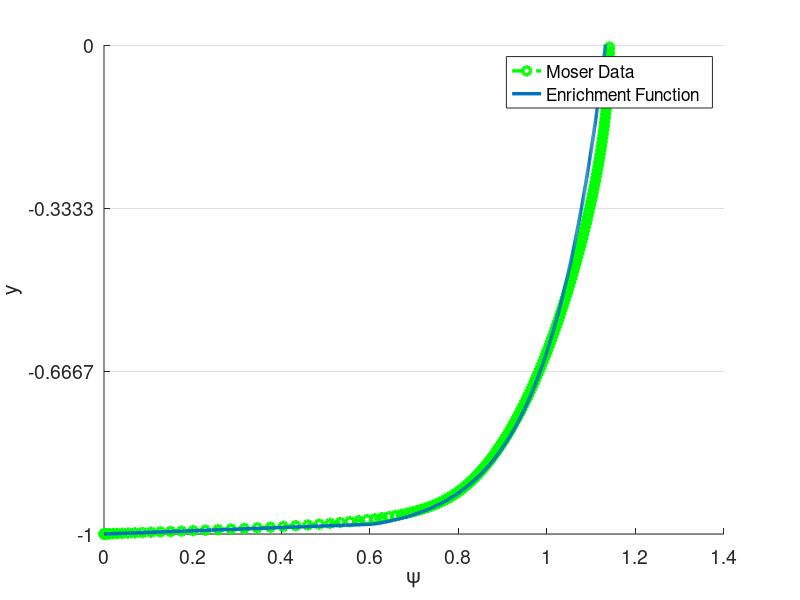
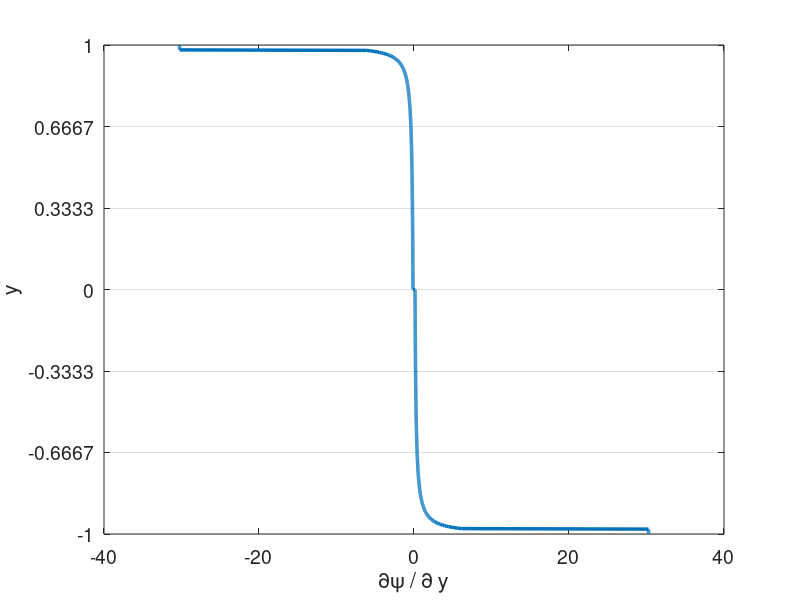

These figures' MATLAB source, in order: (Note: this script raises an error after producing the figures.)
% clc
clear all
close all


set(0,'DefaultAxesFontSize',14)
set(0,'defaultLineLineWidth',2.5)
% set(0,'DefaultFigureWindowStyle','docked')


linestyles = {'k-','b-','r-','g-','c-','m-','k--','b--','r--','g--','c--','m--','k-.','b-.','r-.','g-.','c-.','m-.','k:','b:','r:','g:','c:','m:'};
pointstyles = {'ko','bo','ro','go','co','mo','k^','b^','r^','g^','c^','m^','ks','bs','rs','gs','cs','ms','k*','b*','r*','g*','c*','m*','k+','b+','r+','g+','c+','m+'};
%%

%%%%%%%%%%%%%%%%%%%%%%%%%%%%%%%%%%%%%%%%%%%%%%%%%%%%%%%%%%%%%%%%%%
% Navier-Stokes Solver Demo (2D Channel)
%%%%%%%%%%%%%%%%%%%%%%%%%%%%%%%%%%%%%%%%%%%%%%%%%%%%%%%%%%%%%%%%%%
% pgrads = 3.25e-3 for N=4, E=8, exp mesh
% pgrads = 9.25e-3 for N=4, E=6, uniform
% pgrads = 1.8e-4 for N=4, E=8, uniform, enrich
% Moser info: u_tau = 5.43496e-02, Re_tau = 543
% y/delta y^+, U^+, dUdy, W, P

tic()
format compact;
format short;
mu = 1/10000; %1/395; 1/6874;
rho = 1;
Re = rho/mu; 
pgrad = 1; %3.25e-3; %9.25e-3; %2.5e-4; % 9.25e-3;
force_pgrad = 0;
Re_tau = 550;
% pgrad = (Re_tau*mu).^2*rho;


N=4; % polynomial order  
Ex=1; % Number of elements in x
Ey=6; % Number of elements in y
Tfinal=400; 
CFL=0.01;
en_on = 2;
N_en_y = 1; 
N_over = 40;
delay_en = 0;
en_start_time = 100;
head = '';
fig_header = '';

rans_on = 1;
exp_mesh = 0;

dir_name = [head,'re',num2str(ceil(Re)),'_p',num2str(N),'_e',num2str(Ey),'_exp',num2str(exp_mesh),'_en',num2str(en_on),'_over',num2str(N_over),'_forcing',num2str(force_pgrad)];
soln_dir = dir_name;
plot_soln = 1;
save_soln = 0;
plot_int = 10000;
save_soln_int = 10000;
restart = 0;
rst_step = 300000;

if ~en_on
    N_over = N;
end

%% Enrichment information
en_mag = 3;
psi = {@(x,y) en_mag*(0.5*(1 - y.^2) + 0.*x), @(x,y) 0.*y + 0.*x};
gpsi = {@(x,y) 0.*y + 0.*x, @(x,y) en_mag*(-1.*y + 0.*x), ...
        @(x,y) 0.*y + 0.*x, @(x,y) 0.*y + 0.*x};
hpsi = {@(x,y) 0.*y + 0.*x, @(x,y) en_mag*(-1 - 0.*y + 0.*x), ...
        @(x,y) 0.*y + 0.*x, @(x,y) 0.*y + 0.*x};
    
% psi = {@(x,y) (0.5*(1 - y.^4) + 0.*x), @(x,y) 0.*y + 0.*x};
% gpsi = {@(x,y) 0.*y + 0.*x, @(x,y) (-2.*y.^3 + 0.*x), ...
%         @(x,y) 0.*y + 0.*x, @(x,y) 0.*y + 0.*x};
% hpsi = {@(x,y) 0.*y + 0.*x, @(x,y) (-6.*y.^2 + 0.*x), ...
%         @(x,y) 0.*y + 0.*x, @(x,y) 0.*y + 0.*x};
%    

% en_mag = 1;
% [Ah,Bh,Ch,Dh,z,w]=semhat(N);
% ytest = 1-((1-2/Ey)+(z(2)+1)/2*2/Ey);
% ytest2 = 1-(1-2/Ey);
% mat = [ytest^2,ytest,1; ytest2^2,ytest2,1; 2*ytest,1,0];
% rhs = [en_mag*(0.5*(1-(1-ytest)^2));0;en_mag*(1-ytest)];
% poly = mat\rhs;
% % poly = polyfit([ytest,ytest2],[en_mag*(0.5*(1-(1-ytest)^2)),0],1);
% ypoly = @(y) polyval(poly,y);
% dypoly = @(y) polyval(polyder(poly),y);
% yp = @(y) 1-abs(y);
% scale = @(y) ((yp(y)>=ytest).*ypoly(yp(y)));
% dscale = @(y) ((yp(y)<ytest)*0 + (yp(y)>=ytest).*dypoly(yp(y))).*-sign(y);
% psi = {@(x,y) en_mag*(0.5*(1 - y.^2) + 0.*x).*(yp(y)<=ytest) + scale(y).*(yp(y)<=ytest2).*(yp(y)>ytest) + 0*y, ...
%     @(x,y) 0.*y + 0.*x};
% gpsi = {@(x,y) 0.*y + 0.*x, ...
%         @(x,y) (en_mag*(-1.*y + 0.*x).*(yp(y)<=ytest)) + dscale(y).*(yp(y)<=ytest2).*(yp(y)>ytest), ...
%         @(x,y) 0.*y + 0.*x, @(x,y) 0.*y + 0.*x};
% hpsi = {@(x,y) 0.*y + 0.*x, @(x,y) en_mag*(-1 - 0.*y + 0.*x), ...
%         @(x,y) 0.*y + 0.*x, @(x,y) 0.*y + 0.*x};


      
% Law of the wall
% u_tau = sqrt(0.316./(Re.^0.25)/8);
% Re_tau = u_tau/mu; %Re;
Re_tau = 550;
% u_tau = 1;
nu = 1/Re_tau;
kap = 0.41;
beta = 5.2;
dypdy = Re_tau;
ypb = 11.062299784340414;
yp = @(y) (1-abs(y))*Re_tau;
u_tau = Re_tau*mu;
lotw = @(yp) ((yp <= ypb).*yp + (yp > ypb).*(1./kap.*log(yp+eps)+beta));
psi = {@(x,y) u_tau*((yp(y) <= ypb).*yp(y) + (yp(y) > ypb).*(1./kap.*log(yp(y)+eps)+beta) + 0.*x), @(x,y) 0.*y + 0.*x};
gpsi = {@(x,y) 0.*y + 0.*x,  @(x,y) -1*sign(y).*u_tau.*(((yp(y) <= ypb).*1 + (yp(y) > ypb).*1./(kap*(yp(y)+eps)))*dypdy + 0.*x),...
        @(x,y) 0.*y + 0.*x, @(x,y) 0.*y + 0.*x};
hpsi = {@(x,y) 0.*y + 0.*x,  @(x,y) u_tau*(((yp(y) <= ypb).*0 + (yp(y) > ypb).*-1./(kap*(yp(y)+eps).^2))*dypdy*dypdy + 0.*x),...
        @(x,y) 0.*y + 0.*x, @(x,y) 0.*y + 0.*x};
% %     
% % Re_tau = 550;
% % % u_tau = 1;
% % nu = 1/Re_tau;
% % kap = 0.41;
% % beta = 5.2;
% % dypdy = Re_tau;
% % ypb = 11.062299784340414;
% % yp = @(y) (1-abs(y))*Re_tau;
% % u_tau = Re_tau*mu;
% % lotw = @(yp) ((yp <= ypb).*yp + (yp > ypb).*(1./kap.*log(yp+eps)+beta));
% % psi = {@(x,y) u_tau*((yp(y) <= ypb).*yp(y) + (yp(y) > ypb).*(1./kap.*log(yp(y)+eps)+beta) + 0.*x), @(x,y) 0.*y + 0.*x};
% % gpsi = {@(x,y) 0.*y + 0.*x,  @(x,y) -1*sign(y).*u_tau.*(((yp(y) <= ypb).*1 + (yp(y) > ypb).*1./(kap*(yp(y)+eps)))*dypdy + 0.*x),...
% %         @(x,y) 0.*y + 0.*x, @(x,y) 0.*y + 0.*x};
% % hpsi = {@(x,y) 0.*y + 0.*x,  @(x,y) u_tau*(((yp(y) <= ypb).*0 + (yp(y) > ypb).*-1./(kap*(yp(y)+eps).^2))*dypdy*dypdy + 0.*x),...
% %         @(x,y) 0.*y + 0.*x, @(x,y) 0.*y + 0.*x};
% %     
% % 
% psi_base = @(x,y) u_tau*((yp(y) <= ypb).*yp(y) + (yp(y) > ypb).*(1./kap.*log(yp(y)+eps)+beta)) + 0.*x;
% gpsi_base = @(x,y) -1*sign(y).*u_tau.*(((yp(y) <= ypb).*1 + (yp(y) > ypb).*1./(kap*(yp(y)+eps)))*dypdy + 0.*x);
% [Ah,Bh,Ch,Dh,z,w]=semhat(N);
% ytest = 1-((1-2/Ey)+(z(2)+1)/2*2/Ey);
% ytest2 = 1-(1-2/Ey);
% mat = [ytest^2,ytest,1; ytest2^2,ytest2,1; 2*ytest,1,0];
% rhs = [psi_base(0,1-ytest);0;gpsi_base(0,1-ytest)];
% poly = mat\rhs;
% % poly = polyfit([ytest,ytest2],[en_mag*(0.5*(1-(1-ytest)^2)),0],1);
% ypoly = @(y) polyval(poly,y);
% dypoly = @(y) polyval(polyder(poly),y);
% ywall = @(y) 1-abs(y);
% scale = @(y) ((ywall(y)>=ytest).*ypoly(ywall(y)));
% dscale = @(y) ((ywall(y)<ytest)*0 + (ywall(y)>=ytest).*dypoly(ywall(y))).*-sign(y);
% psi = {@(x,y) psi_base(x,y).*(ywall(y)<=ytest) + scale(y).*(ywall(y)<=ytest2).*(ywall(y)>ytest) + 0*y, ...
%     @(x,y) 0.*y + 0.*x};
% gpsi = {@(x,y) 0.*y + 0.*x, ...
%         @(x,y) gpsi_base(x,y).*(ywall(y)<=ytest) + dscale(y).*(ywall(y)<=ytest2).*(ywall(y)>ytest), ...
%         @(x,y) 0.*y + 0.*x, ...
%         @(x,y) 0.*y + 0.*x};

% 1/7th
% mag = 1;
% yd = @(y) 1-abs(y)+eps;
% psi = {@(x,y) mag*((yd(y)).^(1/7).*(yd(y)>eps*10)+ 0.*x), @(x,y) 0.*y + 0.*x};
% gpsi = {@(x,y) 0.*y + 0.*x,  @(x,y) mag*(-1*sign(y).*1./7.*(yd(y)).^(-6/7).*(yd(y)>eps*10) + 0.*x),...
%         @(x,y) 0.*y + 0.*x, @(x,y) 0.*y + 0.*x};
% hpsi = {@(x,y) 0.*y + 0.*x,  @(x,y) mag*(-6/49*(yd(y)).^(-13/7).*(yd(y)>eps*10) + 0.*x),...
%         @(x,y) 0.*y + 0.*x, @(x,y) 0.*y + 0.*x};

% Reicher Law of the Wall
% Re_tau = 550;
% C=5.17;
% kap=0.41;
% dypdy = Re_tau;
% yp = @(y) (1-abs(y))*Re_tau;
% u_tau = Re_tau*mu;
% psi = {@(x,y) u_tau*(1/kap.*log(1+kap.*yp(y))+(C-1./kap.*log(kap)).*(1-exp(-yp(y)/11)-yp(y)/11.*exp(-yp(y)/3))) + 0.*x,...
%     @(x,y) 0.*y + 0.*x};
% gpsi = {@(x,y) 0.*y + 0.*x, @(x,y) -1*sign(y).*dypdy*u_tau.*(1./(1+kap.*yp(y))+(C-1./kap.*log(kap)).*(1/11*exp(-yp(y)/11)+(yp(y)-3)/33.*exp(-yp(y)/3))) + 0.*x,...
%         @(x,y) 0.*y + 0.*x, @(x,y) 0.*y + 0.*x};
% hpsi = {@(x,y) 0.*y + 0.*x,  @(x,y) dypdy*dypdy*u_tau*(-kap./((1+kap.*yp(y)).^2)+(C-1./kap.*log(kap)).*(-1/121*exp(-yp(y)/11)+(-yp(y)+6)/99.*exp(-yp(y)/3))) + 0.*x,...
%         @(x,y) 0.*y + 0.*x, @(x,y) 0.*y + 0.*x};


%% Initial Conditions
% Turbulent pipe
u_cfl = 3/2;
pert = 0.0;
u_ic = @(x,y) 3/2*(1-y.^2);
v_ic = @(x,y) 0.0*y;

darcy = 0.316./(Re.^0.25);
u_tau = sqrt(darcy/8);
Yp = @(Y) max((1-abs(Y))*u_tau*Re,1e-3)+eps;
sigma = 0.6;
fact = @(Yp) exp((-(log10(Yp)-1).^2)./(2*sigma.^2));
k_ic = @(x,y) 0.0*x + 4.5*u_tau*u_tau*fact(Yp(y));

eps_s = 3;
omg_ic = @(x,y) 0.0*x + 0.5*Re*u_tau*u_tau*fact(Yp(y));


% Turbulent channel
Re_tau = 550;
u_tau = Re_tau*mu/rho;
Yp = @(Y) max((1-abs(Y))*Re_tau,0); %1e-3)+eps;
C=5.17;
kap=0.41;
eps_ic = 0; %1e-2;
kx = 23;
kz=13;
alpha_ic = kx*2*pi/(0.375);
beta_ic = kz*2*pi/1;
riech = @(Yp) mu*Re_tau*(1/kap.*log(1+kap.*Yp)+(C-1./kap.*log(kap)).*(1-exp(-Yp/11)-Yp/11.*exp(-Yp/3)));
u_ic = @(x,y) riech(Yp(y)) + eps_ic*sin(alpha_ic*x);
v_ic = @(x,y) 0*y + eps_ic*sin(alpha_ic*x);

% u_ic = @(x,y) psi{1}(x,y);

sigma = 0.6;
fact = @(Yp) exp((-(log10(Yp)-1).^2)./(2*sigma.^2));
k_ic = @(x,y) 0.0*x + 4.5*u_tau*u_tau*fact(Yp(y));

eps_s = 3;
omg_ic = @(x,y) 0.0*x + 0.5*Re*u_tau*u_tau*fact(Yp(y));

%%
%%
%%
moser=load('moser_data/LM_Channel_0550_mean_prof.dat');
%% Plot psi
figure(5)
ys_plot = linspace(-1,1,1000);
hold on
plot(moser(:,3)*5.43496e-02,(moser(:,1))-1,'g--o')
plot(psi{1}(0,ys_plot),ys_plot)
xlabel('\psi')
ylabel('y')
set(gca, 'YGrid', 'on', 'XGrid', 'off')
yticks(linspace(-1,1,Ey+1));
ylim([-1,0])
legend('Moser Data','Enrichment Function')
figure(6)
ys_plot = linspace(-1,1,1000);
plot(gpsi{2}(0,ys_plot),ys_plot)
xlabel('\partial\psi / \partial y')
ylabel('y')
set(gca, 'YGrid', 'on', 'XGrid', 'off')
yticks(linspace(-1,1,Ey+1));


%% Begin Solve
E=Ex*Ey; % Total number of elements
N1=N+1;
disp("Generating Matrices")
Q=makeq(Ex,Ey,N); % Global continuity
R=maker(Q,Ex,N); % Restriction matrix, applies Dirichlet conditions
[X,Y]=make_geom_channel(Ex,Ey,N);      % Geometry in local form
if exp_mesh
    [X,Y]=make_geom_channel_exp(Ex,Ey,N);      % Geometry in local form
end
en_b_nodes = get_en_bound_nodes(Ex,Ey,N,N_en_y);
dom_vol = (max(max(max(X)))-min(min(min(X))))*(max(max(max(Y)))-min(min(min(Y))));

Ys = zeros(Ey*length(Y(1,:,1)),1);
for i = 1:Ey
    Ys((i-1)*(N+1)+1:(i)*(N+1)) = Y(1,:,(i-1)*Ex+1);
end

psi_p = psi{1}(0,Ys(N_en_y*(N+1)));
dypsi_p1 = gpsi{2}(0,Ys(N_en_y*(N+1)));
dypsi_p2 = gpsi{2}(0,Ys(end-N_en_y*(N+1)));
        
[G,J,ML,RX]=make_coef(X,Y);
[Ah,Bh,Ch,Dh,z,w]=semhat(N);
[Gs, Gs_x, Gs_y] =  face_mats(X,Y,E,N);
Gs_c = R*Q'*apply_en_cont(Gs,en_b_nodes,psi_p);
Gsb = R*Q'*Gs*Q*R';


[n,nb]=size(R); 
nL=N1*N1*E;

Ab=spalloc(nL,nL,nL*N);    %  Generate Abar
for j=1:nL
    x=zeros(nL,1); 
    x(j)=1; 
    Ab(:,j)=abar_c(x,Dh,G,Q);  % assembled Neumann Operator
end
Ab_save = Ab;
A_c=R*Q'*apply_en_cont(Ab,en_b_nodes,psi_p);
S_check=full(Ab);
Ab = Q'*Ab*Q;
A=R*Ab*R'; % Full stiffness matrix
Bb=reshape(ML,nL,1); % Form Mass matrix
Bb=diag(Bb); 
Bb=sparse(Bb); 
Ma=R*Q'*Bb*Q*R'; % Assembling mass matrix  % Full mass matrix
M_c = R*Q'*apply_en_cont(Bb,en_b_nodes,psi_p);


%% Form matrices for rans

[L_x,L_y,J_x,J_y] = dir_jac(E,X,Y);
w2d = w*w';
w1d = reshape(w2d,[N1*N1,1])';
[dphi_dxi, dphi_deta, dphi_dx, dphi_dy, dpdx_dpdx, dpdy_dpdy, dpdx_dpdy, ...
        dpdx_dpdx_flat, dpdy_dpdy_flat, dpdx_dpdy_flat] ...
    = get_phi_grads(N1,Dh,E,J_x,J_y);
dphi_dx_flat = reshape(dphi_dx,N1*N1,N1*N1,E);
dphi_dy_flat = reshape(dphi_dy,N1*N1,N1*N1,E);

w2d_e = zeros(N+1,N+1,E);
for ie = 1:E
    w2d_e(:,:,ie) = w2d*L_x(ie)/2*L_y(ie)/2;
end

A_x = form_Ax(N1,E,w2d,J_x,J,dpdx_dpdx,ones(size(J)));
A_y = form_Ay(N1,E,w2d,J_y,J,dpdy_dpdy,ones(size(J)));
A_xy = form_Axy(N1,E,w2d,J_x,J_y,J,dpdx_dpdy,ones(size(J)));


SS = zeros(N1,N1,E,2,2);
OS = zeros(N1,N1,E,2,2);
dudx = zeros(N1,N1,E);
dudy = zeros(N1,N1,E);
dvdx = zeros(N1,N1,E);
dvdy = zeros(N1,N1,E);
dkdx = zeros(N1,N1,E);
dkdy = zeros(N1,N1,E);
domgdx = zeros(N1,N1,E);
domgdy = zeros(N1,N1,E);

%%
M_check=full(Bb);

Ma_uv_check = zeros(2*nL);
Ma_uv_check(1:nL,1:nL) = M_check;
Ma_uv_check(nL+1:2*nL,nL+1:2*nL) = M_check;
A_uv_check = zeros(2*nL);
A_uv_check(1:nL,1:nL) = S_check;
A_uv_check(nL+1:2*nL,nL+1:2*nL) = S_check;

M_q = full(Ma);
S_q = full(A);


%%
% Assemble overall system matrices
nn = length(Ma); % number of nodes in the domain
Ma_uv = zeros(2*nn);
Ma_uv(1:nn,1:nn) = Ma;
Ma_uv(nn+1:2*nn,nn+1:2*nn) = Ma;
Ma_uv = sparse(Ma_uv);
A_uv = zeros(2*nn);
A_uv(1:nn,1:nn) = A;
A_uv(nn+1:2*nn,nn+1:2*nn) = A;
A_uv = sparse(A_uv);
ML_uv = zeros(2*(N+1),2*(N+1),E);
ML_uv(1:N+1,1:N+1,1:E) = ML;
ML_uv(N+2:2*(N+1),N+2:2*(N+1),1:E) = ML;
G_uv = zeros(2*nn);
G_uv(1:nn,1:nn) = Gsb;
G_uv(nn+1:2*nn,nn+1:2*nn) = Gsb;
G_uv = sparse(G_uv);



%% Assemble enrichment matrices
psi_xy = zeros(N+1,N+1,E);
N1_over = N_over + 1;
[z_over,w_over] = zwgll(N_over);
w2d_over = w_over*w_over';
w1d_over = reshape(w2d_over,[N1_over*N1_over,1])';
disp("Generating Overintegrated Values")
[dphi_dxi_over, dphi_deta_over, dphi_dx_over, dphi_dy_over, dpdx_dpdx_over, dpdy_dpdy_over, dpdx_dpdy_over, ...
        dpdx_dpdx_flat_over, dpdy_dpdy_flat_over, dpdx_dpdy_flat_over,phi_2d_flat] ...
    = get_phi_grads2(N1,E,J_x,J_y,N_over,N_en_y);
dphi_dx_flat_over = reshape(dphi_dx_over,N1_over*N1_over,N1*N1,E);
dphi_dy_flat_over = reshape(dphi_dy_over,N1_over*N1_over,N1*N1,E);
if en_on
    [psi_xy,psi_xy_act,gpsi_xy_act,Sp_all,Sp_all_Q,Jac_e_flat,gpsi_e_flat,Mp_uv,Sp_uv,Mp_all_c,Sp_all_c,Mp_full,Sp_full] = ...
        assemble_enrichment(X,Y,Ex,Ey,E,N,N1,nn,nL,J,Q,R,N_en_y,psi,gpsi,hpsi,en_b_nodes,psi_p,N_over);
end

%%

dxmin=pi*(z(N1)-z(N))/(2*Ex); % Get min dx for CFL constraint
dt=CFL*dxmin/u_cfl; 

% dt = 1e-3;
nstep=ceil(Tfinal/dt); 
dt=Tfinal/nstep; 
% Print information
nstep
dt
yp1 = (1+Y(1,2))*Re

disp("Computing inverse")
Ai=pinv(full(Ab)); 

disp("Setting Initial Conditions")
% Initial conditions
for e = 1:E
    for i = 1:N+1
        for j = 1:N+1
%             u(i,j,e) = f_ic(X(i,j,e),Y(i,j,e))+pert*rand()*u_ic;
%             v(i,j,e) = v(i,j,e)+pert*rand()*u_ic;
            u(i,j,e) = u_ic(X(i,j,e),Y(i,j,e));
            v(i,j,e) = v_ic(X(i,j,e),Y(i,j,e));
            k(i,j,e) = k_ic(X(i,j,e),Y(i,j,e));
            omg(i,j,e) = omg_ic(X(i,j,e),Y(i,j,e));
        end
    end
end
if en_on
    [u, v] = project_to_enrich(X,Y,E,Ex,Ey,N,N_en_y,u,v,psi);
end

% u = apply_en_cont_soln(u,en_b_nodes,psi_p);
u1_0=u; u2_0=u; u3_0=u; fx3_0=u; fx2_0=u; fx1_0=u; u_0 = u;
v1_0=v; v2_0=v; v3_0=v; fy3_0=v; fy2_0=v; fy1_0=v; v_0 = v;
u1=u; u2=u; u3=u; fx3=u; fx2=u; fx1=u;
v1=v; v2=v; v3=v; fy3=v; fy2=v; fy1=v;
k1=k; k2=k; k3=k; fk3=k; fk2=k; fk1=k;
omg1=omg; omg2=omg; omg3=omg; fomg3=omg; fomg2=omg; fomg1=omg;

F_pgrad = pgrad*ones(size(ML));
F_1 = ones(size(ML));
% Fb=reshape(ML.*F,nL,1); %% Output
% 
% Fb=Bb\(Q'*Fb);  

uv = [u;v];

%%
uv_ic_check = uv;

%% Setup BC if nonzero
% u_bc = ones(size(u)).*((Y==1)+(Y==-1));
% u_bc = reshape(ML.*u_bc,nL,1);
% u_bc = Bb\(Q'*u_bc);

% k_bc = k_bc_val.*ones(size(k));
% k_bc = reshape(ML.*k_bc,nL,1);
% k_bc = (Q'*Bb*Q)\(Q'*k_bc);
% 
% omg_bc = omg_bc_val.*ones(size(omg));
% omg_bc = reshape(ML.*omg_bc,nL,1);
% omg_bc = (Q'*Bb*Q)\(Q'*omg_bc);

%%
disp("Timestepping")
step = 1;
if (restart == 1)
   fname = strcat(soln_dir,"/soln_Re_",num2str(Re),"_P_",num2str(N),"_",num2str(Ex),"x",num2str(Ey),"_step_",num2str(rst_step),".mat");
   load(fname);
   step = rst_step;
end

plot1 = 1;
time = 0;
[plot1,u_mean] = post_channel(N,Ex,Ey,w,X,Y,Ys,en_on,step,time,u,psi_xy,N_en_y,plot1);
if save_soln
    mkdir(soln_dir);
end

%%
while step <= nstep
    time=step*dt;
    
    if (time > en_start_time) && (~en_on) && (delay_en)
        en_on = 1;
        [psi_xy,psi_xy_act,gpsi_xy_act,Sp_all,Sp_all_Q,Jac_e_flat,gpsi_e_flat,Mp_uv,Sp_uv,Mp_all_c,Sp_all_c,Mp_full,Sp_full] = ...
            assemble_enrichment(X,Y,Ex,Ey,E,N,N1,nn,nL,J,Q,R,N_en_y,psi,gpsi,hpsi,en_b_nodes,psi_p,N_over);
        [u, v] = project_to_enrich(X,Y,E,Ex,Ey,N,N_en_y,u,v,psi);
    end
    
    % Form combined u for RANS terms
    u_comb = u;
    if en_on
        u_comb = u+psi_xy_act{1};
    end
    
    %% Form S
    u_flat = reshape(u,N1*N1,E);
    v_flat = reshape(v,N1*N1,E);
    k_flat = reshape(k,N1*N1,E);
    omg_flat = reshape(omg,N1*N1,E);

    
    for ie = 1:E
        dudx(:,:,ie) = reshape(dphi_dx_flat(:,:,ie)*u_flat(:,ie),N1,N1);
        dvdx(:,:,ie) = reshape(dphi_dx_flat(:,:,ie)*v_flat(:,ie),N1,N1);
        dudy(:,:,ie) = reshape(dphi_dy_flat(:,:,ie)*u_flat(:,ie),N1,N1);
        dvdy(:,:,ie) = reshape(dphi_dy_flat(:,:,ie)*v_flat(:,ie),N1,N1);
        dkdx(:,:,ie) = reshape(dphi_dx_flat(:,:,ie)*k_flat(:,ie),N1,N1);
        dkdy(:,:,ie) = reshape(dphi_dy_flat(:,:,ie)*k_flat(:,ie),N1,N1);
        domgdx(:,:,ie) = reshape(dphi_dx_flat(:,:,ie)*omg_flat(:,ie),N1,N1);
        domgdy(:,:,ie) = reshape(dphi_dy_flat(:,:,ie)*omg_flat(:,ie),N1,N1);
    end
    
    if en_on
        dudx = dudx + gpsi_xy_act{1};
        dudy = dudy + gpsi_xy_act{2};
        dvdx = dvdx + gpsi_xy_act{3}; % Doesn't matter given assumptions
        dvdy = dvdy + gpsi_xy_act{4}; % Doesn't matter given assumptions
    end
    
    % Modify enrichment
%     if (mod(step,2000)==0) && (time > 50)
%         u_tau_calc = sqrt(mu*dudy(:,1,1)/rho);
%         u_tau = u_tau_calc(1);
%         psi = {@(x,y) u_tau*((yp(y) <= ypb).*yp(y) + (yp(y) > ypb).*(1./kap.*log(yp(y)+eps)+beta) + 0.*x), @(x,y) 0.*y + 0.*x};
%         gpsi = {@(x,y) 0.*y + 0.*x,  @(x,y) -1*sign(y).*u_tau.*(((yp(y) <= ypb).*1 + (yp(y) > ypb).*1./(kap*(yp(y)+eps)))*dypdy + 0.*x),...
%             @(x,y) 0.*y + 0.*x, @(x,y) 0.*y + 0.*x};
%         hpsi = {@(x,y) 0.*y + 0.*x,  @(x,y) u_tau*(((yp(y) <= ypb).*0 + (yp(y) > ypb).*-1./(kap*(yp(y)+eps).^2))*dypdy*dypdy + 0.*x),...
%             @(x,y) 0.*y + 0.*x, @(x,y) 0.*y + 0.*x};
%         
%         psi_p = psi{1}(0,Ys(N_en_y*(N+1)));
%         dypsi_p1 = gpsi{2}(0,Ys(N_en_y*(N+1)));
%         dypsi_p2 = gpsi{2}(0,Ys(end-N_en_y*(N+1)));
%         
%         A_c=R*Q'*apply_en_cont(Ab_save,en_b_nodes,psi_p);
%         M_c = R*Q'*apply_en_cont(Bb,en_b_nodes,psi_p);
%         
%         [psi_xy,psi_xy_act,gpsi_xy_act,Sp_all,Sp_all_Q,Jac_e_flat,gpsi_e_flat,Mp_uv,Sp_uv,Mp_all_c,Sp_all_c,Mp_full,Sp_full] = ...
%             assemble_enrichment(X,Y,Ex,Ey,E,N,N1,nn,nL,J,Q,R,N_en_y,psi,gpsi,hpsi,en_b_nodes,psi_p,N_over);
%         [u, v] = project_to_enrich(X,Y,E,Ex,Ey,N,N_en_y,u_comb,v,psi);
%         
%         en_on = 2;
%         
%         for ie = 1:E
%             dudx(:,:,ie) = reshape(dphi_dx_flat(:,:,ie)*u_flat(:,ie),N1,N1);
%             dvdx(:,:,ie) = reshape(dphi_dx_flat(:,:,ie)*v_flat(:,ie),N1,N1);
%             dudy(:,:,ie) = reshape(dphi_dy_flat(:,:,ie)*u_flat(:,ie),N1,N1);
%             dvdy(:,:,ie) = reshape(dphi_dy_flat(:,:,ie)*v_flat(:,ie),N1,N1);
%             dkdx(:,:,ie) = reshape(dphi_dx_flat(:,:,ie)*k_flat(:,ie),N1,N1);
%             dkdy(:,:,ie) = reshape(dphi_dy_flat(:,:,ie)*k_flat(:,ie),N1,N1);
%             domgdx(:,:,ie) = reshape(dphi_dx_flat(:,:,ie)*omg_flat(:,ie),N1,N1);
%             domgdy(:,:,ie) = reshape(dphi_dy_flat(:,:,ie)*omg_flat(:,ie),N1,N1);
%         end
%         
%         if en_on
%             dudx = dudx + gpsi_xy_act{1};
%             dudy = dudy + gpsi_xy_act{2};
%             dvdx = dvdx + gpsi_xy_act{3}; % Doesn't matter given assumptions
%             dvdy = dvdy + gpsi_xy_act{4}; % Doesn't matter given assumptions
%         end
%     end
    
    
    SS(:,:,:,1,1) = 1/2*(dudx+dudx);
    SS(:,:,:,1,2) = 1/2*(dudy+dvdx);
    SS(:,:,:,2,1) = 1/2*(dvdx+dudy);
    SS(:,:,:,2,2) = 1/2*(dvdy+dvdy);
    OS(:,:,:,1,1) = 1/2*(dudx-dudx);
    OS(:,:,:,1,2) = 1/2*(dudy-dvdx);
    OS(:,:,:,2,1) = 1/2*(dvdx-dudy);
    OS(:,:,:,2,2) = 1/2*(dvdy-dvdy);
    

    %% Get rans values
    [mu_t,gam_k,gam_omg,G_k,G_omg,Y_k,Y_omg,S_k,S_omg,R1,R2,R3,R4,omg_w] ...
        = get_rans_coeffs(rho,mu,k,omg,SS,OS,dkdx,dkdy,domgdx,domgdy,Y,u_comb,v);
    if ~rans_on
        mu_t = zeros(size(mu_t));
    end
    Re_t = rho./(mu_t+eps);
    Re_comb = rho./(mu*ones(size(mu_t))+mu_t);
    Re_k = rho./gam_k;
    Re_omg = rho./gam_omg;
    %% Timestepping
    
    if step==1; b0=1.0;    b= [ -1 0 0 ]';       a=[ 1  0 0 ]'; end
    if step==2; b0=1.5;    b=([ -4 1 0 ]')./2;   a=[ 2 -1 0 ]'; end
    if step>=3; b0=11./6.; b=([ -18 9 -2 ]')./6; a=[ 3 -3 1 ]'; end

    if ~rans_on
        % Compute A
        [A_x_full,A_y_full,A_xy_full] = form_Ax_Ay_Axy(N1,E,w1d,J,dpdx_dpdx_flat,dpdy_dpdy_flat,dpdx_dpdy_flat,Re_comb);
        A_x = R*Q'*A_x_full*Q*R';
        A_y = R*Q'*A_y_full*Q*R';
        A_xy = R*Q'*A_xy_full*Q*R';
        A_uv = zeros(2*nn);
        A_uv(1:nn,1:nn) = 2*A_x+A_y+A_xy;
        A_uv(nn+1:2*nn,nn+1:2*nn) = A_x+2*A_y+A_xy';
        A_uv = sparse(A_uv);
        
        T1_rhs = 0;
        
        if en_on
            A_full = 2*A_x_full+A_y_full+A_xy_full;
            A_c=R*Q'*apply_en_cont(A_full,en_b_nodes,psi_p);
            [T1_new] = form_T1_psi(E,N,w1d_over,Jac_e_flat,dphi_dy_flat_over,gpsi_e_flat,Re_comb,N_en_y,phi_2d_flat);
            T1_rhs = (dt/b0)*R*Q'*reshape(T1_new,nL,1);
            
            H_uv = (Ma_uv + (A_uv)*dt/(b0) + dt/b0*(Mp_uv + Sp_uv));
            H_c = (M_c + (A_c)*dt/(b0) + dt/b0*(Mp_all_c{1}+Sp_all_c{1}));
            if en_on == 2
                H_uv = (Ma_uv + (A_uv)*dt/(b0)); % + dt/b0*(Mp_uv + Sp_uv));
                H_c = (M_c + (A_c)*dt/(b0)); % + dt/b0*(Mp_all_c{1}+Sp_all_c{1}));
            end
            %             H_q = full(H_uv);
            rhs_c = (H_c);
            [LH_uv,UH_uv]=lu(H_uv);
        end
    end
    
%     if step>=3
        if en_on          
            if rans_on
                [A_x_k,A_y_k] = form_Ax_Ay(N1,E,w1d,J,dpdx_dpdx_flat,dpdy_dpdy_flat,Re_k);
                A_k = R*Q'*(A_x_k + A_y_k)*Q*R';
                Ab_k = Q'*(A_x_k + A_y_k)*Q;
                H_k=(Ma+A_k*dt/(b0)+dt/b0*Sp_all{1});
                H_k_bar = (Q'*Bb*Q+ Ab_k*dt/(b0)+dt/b0*Sp_all_Q{1});
                if en_on == 2
                    H_k=(Ma+A_k*dt/(b0));
                    H_k_bar = (Q'*Bb*Q+ Ab_k*dt/(b0));
                end
        
                [LH_k,UH_k]=lu(H_k);
        
                % Assuming Re_omg=Re_k
                H_omg = H_k;
                H_omg_bar = H_k_bar;
                LH_omg = LH_k;
                UH_omg = UH_k;
            end
        else
            terms_x = zeros(N+1,N+1,E);
            terms_y = zeros(N+1,N+1,E);
            T1_rhs = 0;
            
            H_uv = (Ma_uv + (A_uv)*dt/(b0));
            rhs_c = zeros(size(Ma(:,1)));
            [LH_uv,UH_uv]=lu(H_uv);
            
            if rans_on
                [A_x_k,A_y_k] = form_Ax_Ay(N1,E,w1d,J,dpdx_dpdx_flat,dpdy_dpdy_flat,Re_k);
                A_k = R*Q'*(A_x_k + A_y_k)*Q*R';
                Ab_k = Q'*(A_x_k + A_y_k)*Q;
                H_k=(Ma+A_k*dt/(b0));
                H_k_bar = (Q'*Bb*Q+ Ab_k*dt/(b0));
        
                [LH_k,UH_k]=lu(H_k);
        
                % Assuming Re_omg=Re_k
                H_omg = H_k;
                H_omg_bar = H_k_bar;
                LH_omg = LH_k;
                UH_omg = UH_k;
            end
        end
        
        b0i=1./b0;
%     end % Viscous op

    
%   Nonlinear step - unassembled, not multiplied by mass matrix   
    %% Setup Convection terms and forcing terms
    fx1 = -convl(u,RX,Dh,u,v); % + F; % du = Cu  
    fy1 = -convl(v,RX,Dh,u,v); % dv = Cv
    fk1 = -convl(k,RX,Dh,u,v) + G_k - Y_k + S_k; % dk = Ck
    fomg1 = -convl(omg,RX,Dh,u,v) + G_omg - Y_omg + S_omg + R1 + R2 + R3 + R4; % domg = Comg
    fx1_0 = F_1;
    fy1_0 = zeros(size(F_1));
    
    if force_pgrad
        fx1 = fx1 + F_pgrad;
    end
    
    if en_on == 2
        en_u = dt/b0*((Sp_full{1}+Mp_full{1})*reshape(u,nL,1)+Mp_full{2}*reshape(v,nL,1));
        en_u = reshape(en_u,N1,N1,E);
        en_u_0 = dt/b0*((Sp_full{1}+Mp_full{1})*reshape(u_0,nL,1)+Mp_full{2}*reshape(v_0,nL,1));
        en_u_0 = reshape(en_u_0,N1,N1,E);
        en_v = dt/b0*Mp_full{2}*reshape(v,nL,1);
        en_v = reshape(en_v,N1,N1,E);
        
        en_k = dt/b0*Sp_full{1}*reshape(k,nL,1);
        en_k = reshape(en_k,N1,N1,E); 
        en_omg = dt/b0*Sp_full{1}*reshape(omg,nL,1);
        en_omg = reshape(en_omg,N1,N1,E); 
        
        
        % SRB
        fx1 = fx1 - en_u;
        fx1_0 = fx1_0;% - en_u_0; 
        fy1 = fy1 - en_v;
        fk1 = fk1 - en_k;
        fomg1 = fomg1 - en_omg;
    end
    
    %% Setup residual terms in bdf

    rx   = a(1)*fx1   + a(2)*fx2   + a(3)*fx3; % kth-order extrapolation
    ry   = a(1)*fy1   + a(2)*fy2   + a(3)*fy3;
    rk   = a(1)*fk1   + a(2)*fk2   + a(3)*fk3;
    romg = a(1)*fomg1 + a(2)*fomg2 + a(3)*fomg3;
    rx_0 = a(1)*fx1_0   + a(2)*fx2_0   + a(3)*fx3_0;
    ry_0 = a(1)*fy1_0   + a(2)*fy2_0   + a(3)*fy3_0;

    fx3=fx2; fx2=fx1; 
    fy3=fy2; fy2=fy1; 
    fk3=fk2; fk2=fk1;
    fomg3=fomg2; fomg2=fomg1;
    fx3_0=fx2_0; fx2_0=fx1_0; 
    fy3_0=fy2_0; fy2_0=fy1_0; 

    %% Add residual terms to bdf
    rx  = dt*rx - (b(1)*u+b(2)*u2+b(3)*u3); u3=u2; u2=u; % Add BDF terms
    ry  = dt*ry - (b(1)*v+b(2)*v2+b(3)*v3); v3=v2; v2=v; %     and
    rk  = dt*rk - (b(1)*k+b(2)*k2+b(3)*k3); k3=k2; k2=k;
    romg = dt*romg - (b(1)*omg+b(2)*omg2+b(3)*omg3); omg3=omg2; omg2=omg;
    rx_0  = dt*rx_0 - (b(1)*u_0+b(2)*u2_0+b(3)*u3_0); u3_0=u2_0; u2_0=u_0; % Add BDF terms
    ry_0  = dt*ry_0 - (b(1)*v_0+b(2)*v2_0+b(3)*v3_0); v3_0=v2_0; v2_0=v_0; % Add BDF terms
    
    ut  = b0i*rx; 
    vt  = b0i*ry; 
    k   = b0i*rk;
    omg = b0i*romg;
    ut_0  = b0i*rx_0; 
    vt_0  = b0i*ry_0; 
 
    [uL,vL,pr]=pressure_project(ut,vt,Ai,Q,ML,RX,Dh); % Div-free velocity
    [uL_0,vL_0,pr_0]=pressure_project(ut_0,vt_0,Ai,Q,ML,RX,Dh); % Div-free velocity
    pr = (b0/dt)*pr;
    pr_0 = (b0/dt)*pr_0;
    

    %%

    %   Set RHS.                 %Viscous update. %  Convert to local form.
%     u=R*(Q'*reshape(ML.*uL,nL,1)-Hbar*u_bc);
    u_rhs=R*(Q'*reshape(ML.*uL,nL,1));
    v_rhs=R*(Q'*reshape(ML.*vL,nL,1));
    u_rhs_0=R*(Q'*reshape(ML.*uL_0,nL,1));
    v_rhs_0=R*(Q'*reshape(ML.*vL_0,nL,1));
    
    if rans_on
        k_rhs=R*(Q'*reshape(ML.*k,nL,1));%-H_k_bar*k_bc);
        omg_rhs=R*(Q'*reshape(ML.*omg,nL,1));%-H_omg_bar*omg_bc);
    end
    
    %%
    
    % Solve k and omg first
    if rans_on
        k = UH_k\(LH_k\k_rhs);
        omg = UH_omg\(LH_omg\omg_rhs);
        k=Q*(R'*k);%+k_bc);
        omg=Q*(R'*omg);%+omg_bc);
        k=reshape(k,N1,N1,E);
        omg=reshape(omg,N1,N1,E);
        mu_t = rho.*k./(omg_w+omg);
        
        % recompute matrices for uv 
        Re_t = rho./(mu_t+eps);
        Re_comb = rho./(mu*ones(size(mu_t))+mu_t*rans_on);
        
        [A_x_full,A_y_full,A_xy_full] = form_Ax_Ay_Axy(N1,E,w1d,J,dpdx_dpdx_flat,dpdy_dpdy_flat,dpdx_dpdy_flat,Re_comb);
        A_x = R*Q'*A_x_full*Q*R';
        A_y = R*Q'*A_y_full*Q*R';
        A_xy = R*Q'*A_xy_full*Q*R';
        A_uv = zeros(2*nn);
        A_uv(1:nn,1:nn) = 2*A_x+A_y+A_xy;
        A_uv(nn+1:2*nn,nn+1:2*nn) = A_x+2*A_y+A_xy';
        A_uv = sparse(A_uv);
                
        if ~en_on
            H_uv = (Ma_uv + (A_uv)*dt/(b0));
            rhs_c = zeros(size(Ma(:,1)));
            [LH_uv,UH_uv]=lu(H_uv);
        end
        
        if en_on           
            A_full = 2*A_x_full+A_y_full+A_xy_full;
            A_c=R*Q'*apply_en_cont(A_full,en_b_nodes,psi_p);
            [T1_new] = form_T1_psi(E,N,w1d_over,Jac_e_flat,dphi_dy_flat_over,gpsi_e_flat,Re_comb,N_en_y,phi_2d_flat);
            T1_rhs = (dt/b0)*R*Q'*reshape(T1_new,nL,1);
            
            if en_on == 1
                H_uv = (Ma_uv + (A_uv)*dt/(b0) + dt/b0*(Mp_uv + Sp_uv));
                H_c = (M_c + (A_c)*dt/(b0) + dt/b0*(Mp_all_c{1}+Sp_all_c{1}));
            end
            if en_on == 2
                H_uv = (Ma_uv + (A_uv)*dt/(b0));
                H_c = (M_c + (A_c)*dt/(b0)); 
            end
            rhs_c = (H_c);
            [LH_uv,UH_uv]=lu(H_uv);
        end
    end
    
    % SRB
    u_rhs = u_rhs + T1_rhs;
    u_rhs_0 = u_rhs_0;% + T1_rhs;
    
    %% Solve for u_0, v_0, p_0
    % SRB
    uv_0 = [u_rhs_0;v_rhs_0];
    uv_0=UH_uv\(LH_uv\uv_0);
    
    u_0 = uv_0(1:nn);
    v_0 = uv_0(nn+1:2*nn);
    u_0=Q*(R'*u_0);
    %SRB
%     if en_on
%         u_0 = apply_en_cont_soln(Ey,N_en_y,en_b_nodes,u_0,psi_p);
%     end
    u_0=reshape(u_0,N1,N1,E);
    v_0=Q*(R'*v_0);
    v_0=reshape(v_0,N1,N1,E);
    
    
    %% Solve for u', v', p'
    %SRB
    uv = [u_rhs+rhs_c;v_rhs];
    uv=UH_uv\(LH_uv\uv); 
   
    u = uv(1:nn);
    v = uv(nn+1:2*nn);
    u=Q*(R'*u);
    %SRB
    if en_on
        u = apply_en_cont_soln(Ey,N_en_y,en_b_nodes,u,psi_p);
    end
    u=reshape(u,N1,N1,E);
    v=Q*(R'*v);
    v=reshape(v,N1,N1,E);
    
    %% Add in forcing term
    u_comb = u;
    u_0_comb = u_0;
    if en_on
        u_comb = u+psi_xy_act{1};
%         u_0_comb = u_0+psi_xy_act{1};
    end
    % Integrate domain
    avg_u = sum(u_comb.*w2d_e,'All')/dom_vol;
    avg_u_0 = sum(u_0_comb.*w2d_e,'All')/dom_vol;
    alpha_0 = (1-avg_u)/avg_u_0;
    if ~force_pgrad 
    % SRB 
    u = u + alpha_0*u_0;
%     u_comb = u_comb + alpha_0*u_comb;
%     u =  u_comb;
%     if en_on
%         u = u_comb - psi_xy_act{1};
%     end
    v = v + alpha_0*v_0;
    pr = pr + alpha_0*pr_0;
    end
    
    
%% Output
    if mod(step,plot_int)==0 && plot_soln
        [plot1,u_mean] = post_channel(N,Ex,Ey,w,X,Y,Ys,en_on,step,time,u,psi_xy,N_en_y,plot1);
    end
    if mod(step,save_soln_int)==0 && save_soln
        disp(step)
        fname = strcat(soln_dir,"/soln_Re_",num2str(Re),"_P_",num2str(N),"_",num2str(Ex),"x",num2str(Ey),"_step_",num2str(step),".mat");
        save(fname); 
    end
    if isnan(u(1,2))
        step
        time
        return
    end
    
    step = step + 1;
end
if  plot_soln
    [plot1,u_mean] = post_channel(N,Ex,Ey,w,X,Y,Ys,en_on,step,time,u,psi_xy,N_en_y,plot1);
    get_Up(Ys,u_mean,u_tau,mu,lotw,Ey,N,psi,en_on);
end
if  save_soln
    fname = strcat(soln_dir,"/soln_Re_",num2str(Re),"_P_",num2str(N),"_",num2str(Ex),"x",num2str(Ey),"_step_",num2str(step),".mat");
    save(fname);
    fig_title = [fig_header,'Enriched N=',num2str(Ey),' P=',num2str(N)];
    lotw_file = strcat(soln_dir,"/lotw_Re_",num2str(Re),"_P_",num2str(N),"_",num2str(Ex),"x",num2str(Ey),"_step_",num2str(step),".jpg");
    dom_file = strcat(soln_dir,"/dom_Re_",num2str(Re),"_P_",num2str(N),"_",num2str(Ex),"x",num2str(Ey),"_step_",num2str(step),".jpg");
    channel_file = strcat(soln_dir,"/channel_Re_",num2str(Re),"_P_",num2str(N),"_",num2str(Ex),"x",num2str(Ey),"_step_",num2str(step),".jpg");
    figure(7)
    title(fig_title)
    saveas(gcf,lotw_file);
    figure(1)
    title(fig_title)
    saveas(gcf,dom_file);
    figure(2)
    title(fig_title)
    saveas(gcf,channel_file);
end
toc()
